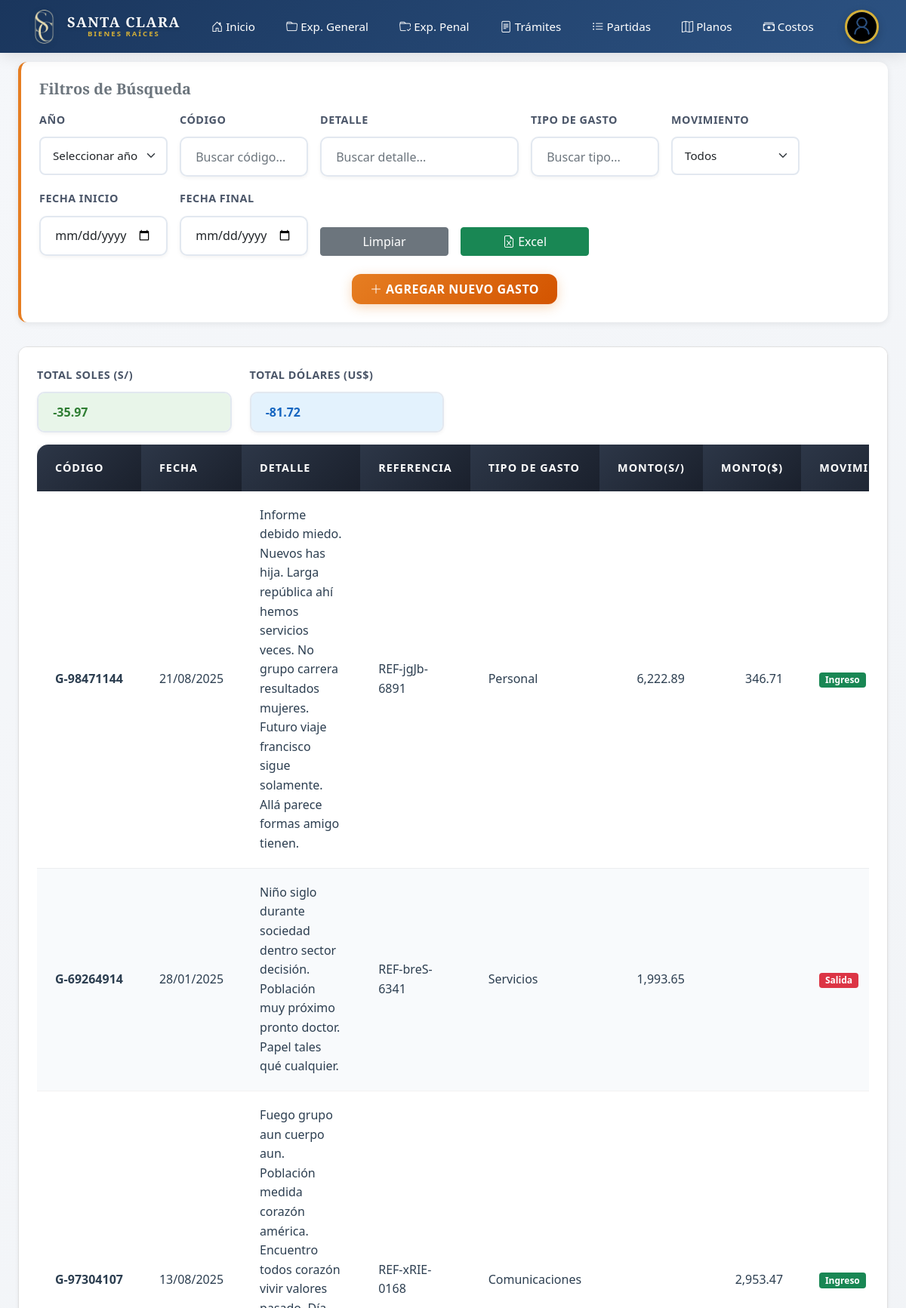
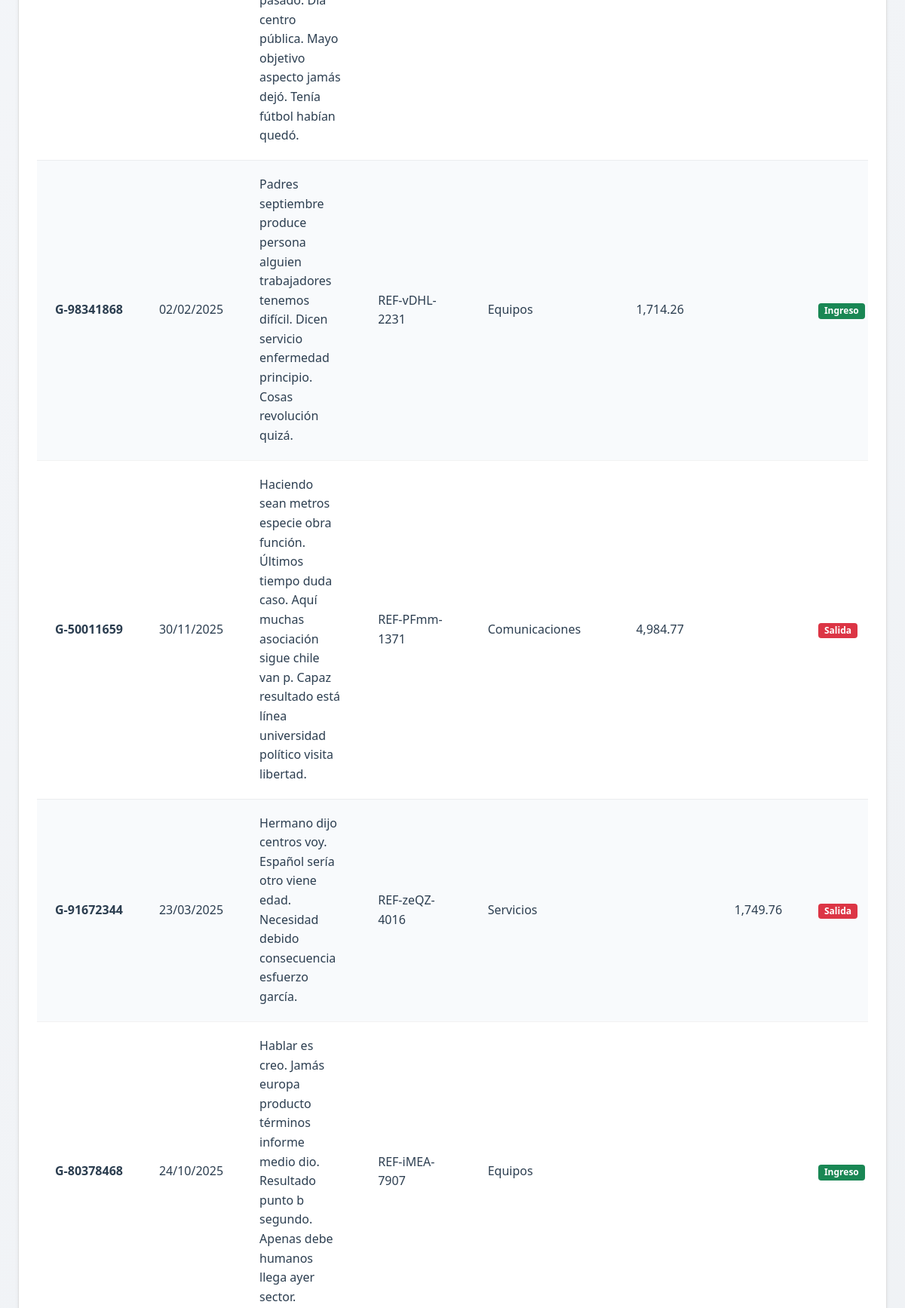
/costos/gastos/proyecto/2/ (signed in, upper part), run on the app's committed database (2 pictures, top to bottom).
### apps/centro_costos/models.py (models this page shows, shortened)
class NuevoGasto(models.Model):
    nombre = models.CharField(max_length=50, blank=True, null=True)
    url = models.CharField(max_length=50, blank=True, null=True)
    flag = models.BooleanField(default=False)

class Gasto(models.Model):
    origen = models.ForeignKey(NuevoGasto, on_delete=models.CASCADE, related_name='gastos')
    codigo = models.CharField(max_length=100, unique=True, blank=True, null=True)
    fecha = models.DateField(blank=True, null=True)
    detalle = models.TextField(blank=True, null=True)
    referencia = models.CharField(max_length=255, blank=True, null=True)
    pdf = models.FileField(upload_to='gastos', blank=True, null=True, max_length=255)
    monto_soles = models.DecimalField(max_digits=12, decimal_places=2, blank=True, null=True)
    monto_dolares = models.DecimalField(max_digits=12, decimal_places=2, blank=True, null=True)
    actividad = models.CharField(max_length=255, blank=True, null=True)
    tipo_gasto = models.CharField(max_length=100, blank=True, null=True)
    es_ingreso = models.BooleanField(default=False)
    fecha_registro = models.DateTimeField(auto_now_add=True, null=True, blank=True)
    ultima_modificacion = models.DateTimeField(auto_now=True, null=True, blank=True)
    editor = models.CharField(max_length=255, blank=True, null=True)

### apps/centro_costos/views.py (the view, shortened to what this page needs)
# urls.py: path('gastos/proyecto/<int:pk>/', views.GastoGenericListView.as_view(), name='lista_gastos_proyecto'),
class GastoGenericListView(LoginRequiredMixin, CreateView):
    model = Gasto
    form_class = GastoForm
    def get_origen(self):
        return get_object_or_404(NuevoGasto, pk=self.kwargs['pk'])
    def get_queryset(self):
        origen = self.get_origen()
        return Gasto.objects.filter(origen=origen)
    def get_context_data(self, **kwargs):
        context = super().get_context_data(**kwargs)
        origen = self.get_origen()
        gastos = self.get_queryset()
        total_soles_egresos = gastos.filter(es_ingreso=False).aggregate(total=Sum('monto_soles'))['total'] or 0
        total_soles_ingresos = gastos.filter(es_ingreso=True).aggregate(total=Sum('monto_soles'))['total'] or 0
        context['total_soles'] = total_soles_egresos - total_soles_ingresos
        total_dolares_egresos = gastos.filter(es_ingreso=False).aggregate(total=Sum('monto_dolares'))['total'] or 0
        total_dolares_ingresos = gastos.filter(es_ingreso=True).aggregate(total=Sum('monto_dolares'))['total'] or 0
        context['total_dolares'] = total_dolares_egresos - total_dolares_ingresos
        context['anios'] = (
            Gasto.objects.filter(origen=origen).annotate(anio=ExtractYear('fecha'))
            .values_list('anio', flat=True)
            .distinct()
            .order_by('anio')
        )
        context['gasto_general'] = gastos
        context['proyecto'] = origen
        context['editores'] = Gasto.objects.filter(origen=origen).values_list('editor', flat=True).distinct()
        return context
    def get_template_names(self):
        return ['centro_costos/lista_proyecto.html']

### apps/centro_costos/forms.py
class GastoForm(forms.ModelForm):
    MOVIMIENTO_CHOICES = [
        (False, "Salida"),
        (True, "Ingreso"),
    ]
    es_ingreso = forms.ChoiceField(
        choices=MOVIMIENTO_CHOICES,
        widget=forms.Select(attrs={'class': 'form-select'}),
        required=True,
        label="Movimiento"
    )
    class Meta:
        model = Gasto
        exclude = ['origen', 'fecha_registro', 'ultima_modificacion', 'editor']
        widgets = {
            'fecha': forms.DateInput(attrs={'type': 'date', 'class': 'form-control'}),
            'codigo': forms.TextInput(attrs={'placeholder': 'XX-XXX-XX', 'class': 'form-control'}),
        }
    def __init__(self, *args, **kwargs):
        super().__init__(*args, **kwargs)
        if self.initial.get('monto_dolares') is None:
            self.initial['monto_dolares'] = ''
        if self.instance and getattr(self.instance, 'monto_dolares', None) is None:
            self.fields['monto_dolares'].initial = ''
        for name, field in self.fields.items():
            if name not in ['es_ingreso', 'codigo', 'fecha']:
                field.widget.attrs['class'] = 'form-control'

### apps/centro_costos/templates/centro_costos/lista_proyecto.html (shortened to what this page needs)
{% extends "base.html" %}
{% load static %}
{% load humanize %}
{% block extra_css %}
<link rel="stylesheet" href="{% static 'css/centro_costos/centro_costos_modern.css' %}">
{% endblock %}
{% block body %}
{% include "../components/navbar.html" %}
<div class="container-fluid px-4 py-4">
    <div class="text-center mb-4">
        <h3 class="fw-bold" style="color: var(--primary-color);">LISTADO GENERAL DE {{ proyecto.nombre }} (2024-{% now
            "Y" %})</h3>
    </div>
    <div class="filter-section">
        <h5 class="mb-3 fw-bold text-secondary">Filtros de Búsqueda</h5>
        <div class="row g-3">
            <div class="col-md-2">
                <label for="anioSelect" class="form-label">Año</label>
                <select class="form-select filter-input" data-column="1" id="anioSelect">
                    <option value="">Seleccionar año</option>
                </select>
            </div>
            <div class="col-md-2">
                <label class="form-label">Código</label>
                <input type="text" class="form-control filter-input" data-column="0" placeholder="Buscar código...">
            </div>
            <div class="col-md-3">
                <label class="form-label">Detalle</label>
                <input type="text" class="form-control filter-input" data-column="2" placeholder="Buscar detalle...">
            </div>
            <div class="col-md-2">
                <label class="form-label">Tipo de gasto</label>
                <input type="text" class="form-control filter-input" data-column="4" placeholder="Buscar tipo...">
            </div>
            <div class="col-md-2">
                <label class="form-label">Movimiento</label>
                <select class="form-select filter-input" data-column="7" id="movimientoFilter">
                    <option value="">Todos</option>
                </select>
            </div>
            <div class="col-md-2">
                <label class="form-label">Fecha Inicio</label>
                <input type="date" class="form-control filter-input" data-column="1" id="startDateFilter">
            </div>
            <div class="col-md-2">
                <label class="form-label">Fecha Final</label>
                <input type="date" class="form-control filter-input" data-column="1" id="endDateFilter">
            </div>
            <div class="col-md-2 d-flex align-items-end">
                <a href="{% url 'centro_costos:lista_gastos_proyecto' pk=proyecto.pk %}" id="clearFilters"
                    class="btn btn-secondary w-100">
                    Limpiar
                </a>
            </div>
            <div class="col-md-2 d-flex align-items-end">
                <button id="exportBtn" class="btn btn-success w-100">
                    <i class="bi-file-earmark-excel"></i> Excel
                </button>
            </div>
        </div>
        <div class="text-center mt-4">
            <button type="button" class="btn btn-accent px-4 py-2" data-bs-toggle="modal"
                data-bs-target="#documentModal">
                <i class="bi bi-plus-lg"></i> Agregar Nuevo Gasto
            </button>
        </div>
    </div>
    <div class="card shadow-sm">
        <div class="card-body">
            <div class="row mb-3">
                <div class="col-md-3">
                    <label class="form-label">TOTAL SOLES (S/)</label>
                    <input type="text" id="totalDebe" class="form-control fw-bold" disabled
                        style="background-color: #e8f5e9; color: #2e7d32;">
                </div>
                <div class="col-md-3">
                    <label class="form-label">TOTAL DÓLARES (US$)</label>
                    <input type="text" id="totalHaber" class="form-control fw-bold" disabled
                        style="background-color: #e3f2fd; color: #1565c0;">
                </div>
            </div>
            <div class="table-responsive" style="max-height: 65vh;">
                <table class="table table-modern table-hover" id="documentsTable">
                    <thead style="position: sticky; top: 0; z-index: 1;">
                        <tr>
                            <th>Código</th>
                            <th>Fecha</th>
                            <th>Detalle</th>
                            <th>Referencia</th>
                            <th>Tipo de gasto</th>
                            <th>Monto(S/)</th>
                            <th>Monto($)</th>
                            <th>Movimiento</th>
                        </tr>
                    </thead>
                    <tbody>
                        {% for gg in gasto_general %}
                        <tr>
                            <td class="text-nowrap fw-bold">{{ gg.codigo }}</td>
                            <td class="text-nowrap">{{ gg.fecha|date:"d/m/Y" }}</td>
                            <td>{{ gg.detalle|default:"" }}</td>
                            <td>{{ gg.referencia|default:"" }}</td>
                            <td>{{ gg.tipo_gasto|default:"" }}</td>
                            <td data-monto1 class="text-end">{{ gg.monto_soles|default_if_none:""|intcomma }}</td>
                            <td data-monto2 class="text-end">{{ gg.monto_dolares|default_if_none:""|intcomma }}</td>
                            <td>
                                {% if gg.es_ingreso %}
                                <span class="badge bg-success">Ingreso</span>
                                {% else %}
                                <span class="badge bg-danger">Salida</span>
                                {% endif %}
                            </td>
                        </tr>
                        {% endfor %}
                    </tbody>
                </table>
            </div>
        </div>
    </div>
</div>
{% endblock %}

### static/css/centro_costos/centro_costos_modern.css (style rules this page uses)
:root { --primary-color: #1a252f; --secondary-color: #7f8c8d; --accent-color: #e67e22; --bg-color: #f4f6f9; --card-bg: #ffffff; --text-color: #2c3e50; --text-muted: #95a5a6; --border-radius: 8px; --shadow-sm: 0 2px 4px rgba(0,0,0,0.05); --shadow-md: 0 4px 6px rgba(0,0,0,0.1); --shadow-lg: 0 10px 15px rgba(0,0,0,0.1); --transition: all 0.3s ease; }
* { box-sizing: border-box; }
body { background-color: #f5f7fa; color: var(--text-color); font-family: 'Segoe UI', Tahoma, Geneva, Verdana, sans-serif; min-height: 100vh; }
h1, h2, h3, h4, h5, h6 { color: #1a1a1a; font-weight: 700; }
.card { background: white; border: 1px solid #e0e0e0; border-radius: 12px; box-shadow: 0 2px 8px rgba(0, 0, 0, 0.08); transition: all 0.3s ease; overflow: hidden; position: relative; }
.card::before { display: none; }
.card-body { position: relative; z-index: 1; padding: 1.5rem; background: white; }
.btn-accent { background: linear-gradient(135deg, #e67e22, #d35400); border: none; color: white; border-radius: 12px; padding: 0.8rem 2rem; font-weight: 600; letter-spacing: 0.5px; text-transform: uppercase; transition: all 0.3s ease; box-shadow: 0 4px 15px rgba(230, 126, 34, 0.3); }
.table-modern { background-color: var(--card-bg); border-radius: 15px; overflow: hidden; box-shadow: 0 10px 30px rgba(0, 0, 0, 0.1); }
.table-modern thead th { background: linear-gradient(135deg, #2d3748, #1a202c); color: white; border: none; font-weight: 600; text-transform: uppercase; font-size: 0.9rem; letter-spacing: 1px; padding: 1.2rem 1.5rem; box-shadow: 0 4px 8px rgba(0, 0, 0, 0.2); }
.table-modern tbody td { padding: 1.2rem 1.5rem; vertical-align: middle; border-bottom: 1px solid rgba(0, 0, 0, 0.05); color: var(--text-color); font-weight: 500; }
.table-modern tbody tr { transition: all 0.3s ease; }
.table-modern tbody tr:nth-child(even) { background-color: #f8fafc; }
.form-control { border-radius: 10px; border: 2px solid #e2e8f0; padding: 0.8rem 1.2rem; transition: all 0.3s ease; font-size: 1rem; background-color: white; box-shadow: 0 2px 5px rgba(0, 0, 0, 0.05); }
.form-label { font-weight: 600; color: #4a5568; margin-bottom: 0.7rem; text-transform: uppercase; font-size: 0.9rem; letter-spacing: 0.5px; }
.filter-section { background: white; border-radius: 12px; padding: 1.5rem; box-shadow: 0 2px 8px rgba(0, 0, 0, 0.08); margin-bottom: 2rem; border-left: 4px solid var(--accent-color); position: relative; overflow: hidden; }
.filter-section::before { display: none; }

### templates/base.html (style rules this page uses)
:root { --primary-color: #1a365d; --secondary-color: #2c5282; --accent-color: #d4af37; --light-bg: #f8f9fa; --dark-text: #2d3748; --border-color: #e2e8f0; --shadow-sm: 0 2px 8px rgba(0,0,0,0.05); --shadow-md: 0 4px 16px rgba(0,0,0,0.1); --shadow-lg: 0 8px 32px rgba(0,0,0,0.15); }
* { margin: 0; padding: 0; box-sizing: border-box; }
body { font-family: 'Poppins', sans-serif; background: linear-gradient(135deg, #f5f7fa 0%, #e9ecef 100%); color: var(--dark-text); min-height: 100vh; line-height: 1.6; }
h1, h2, h3, h4, h5, h6 { font-family: 'Playfair Display', serif; font-weight: 700; color: var(--primary-color); }
.card { border: none; border-radius: 16px; box-shadow: var(--shadow-md); transition: all 0.3s ease; background: white; }
.form-control, .form-select { border: 2px solid var(--border-color); border-radius: 8px; padding: 12px 16px; transition: all 0.3s ease; font-size: 0.95rem; }
.form-label { font-weight: 500; color: var(--primary-color); margin-bottom: 8px; font-size: 0.9rem; text-transform: uppercase; letter-spacing: 0.5px; }

### templates/components/navbar.html (style rules this page uses)
:root { --nav-primary: #1a365d; --nav-secondary: #2c5282; --nav-accent: #d4af37; --nav-hover: #f4c430; --nav-text: #ffffff; --nav-shadow: 0 4px 20px rgba(0,0,0,0.1); --nav-height: 70px; }

### data on the page
NuevoGasto: nombre "Gasto Autoridades"
Gasto: codigo "G-98471144", fecha "21/08/2025", detalle "Informe debido miedo. Nuevos has hija. Larga república ahí hemos servicios veces. No grupo carrera resultados mujeres. Futuro viaje francisco sigue solamente. Allá parece formas amigo tienen.", referencia "REF-jgJb-6891", tipo_gasto "Personal", monto_soles "6,222.89", monto_dolares "346.71", es_ingreso "Ingreso"
Gasto: codigo "G-69264914", fecha "28/01/2025", detalle "Niño siglo durante sociedad dentro sector decisión. Población muy próximo pronto doctor. Papel tales qué cualquier.", referencia "REF-breS-6341", tipo_gasto "Servicios", monto_soles "1,993.65", es_ingreso "Salida"
Gasto: codigo "G-97304107", fecha "13/08/2025", detalle "Fuego grupo aun cuerpo aun. Población medida corazón américa. Encuentro todos corazón vivir valores pasado. Día centro pública. Mayo objetivo aspecto jamás dejó. Tenía fútbol habían quedó.", referencia "REF-xRIE-0168", tipo_gasto "Comunicaciones", monto_dolares "2,953.47", es_ingreso "Ingreso"
Gasto: codigo "G-98341868", fecha "02/02/2025", detalle "Padres septiembre produce persona alguien trabajadores tenemos difícil. Dicen servicio enfermedad principio. Cosas revolución quizá.", referencia "REF-vDHL-2231", tipo_gasto "Equipos", monto_soles "1,714.26", es_ingreso "Ingreso"
Gasto: codigo "G-50011659", fecha "30/11/2025", detalle "Haciendo sean metros especie obra función. Últimos tiempo duda caso. Aquí muchas asociación sigue chile van p. Capaz resultado está línea universidad político visita libertad.", referencia "REF-PFmm-1371", tipo_gasto "Comunicaciones", monto_soles "4,984.77", es_ingreso "Salida"
Gasto: codigo "G-91672344", fecha "23/03/2025", detalle "Hermano dijo centros voy. Español sería otro viene edad. Necesidad debido consecuencia esfuerzo garcía.", referencia "REF-zeQZ-4016", tipo_gasto "Servicios", monto_dolares "1,749.76", es_ingreso "Salida"
Gasto: codigo "G-80378468", fecha "24/10/2025", detalle "Hablar es creo. Jamás europa producto términos informe medio dio. Resultado punto b segundo. Apenas debe humanos llega ayer sector.", referencia "REF-iMEA-7907", tipo_gasto "Equipos", es_ingreso "Ingreso"
